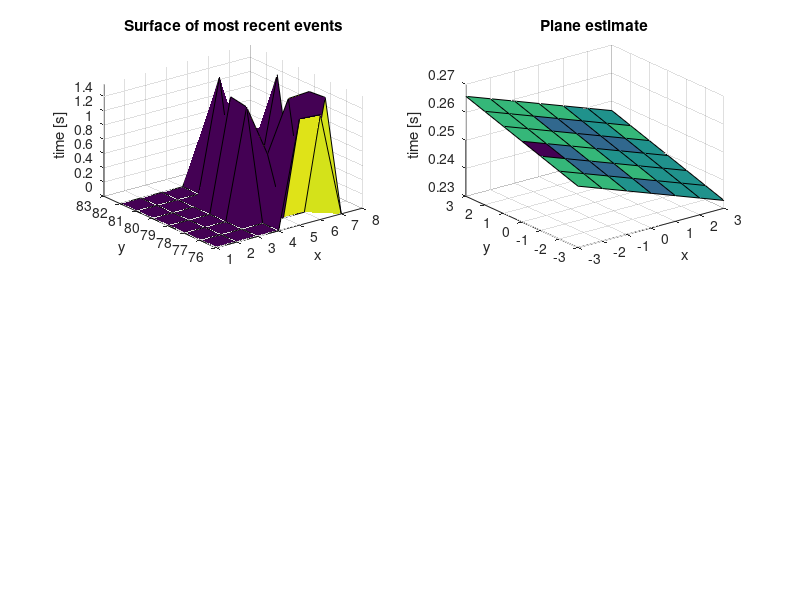

Reproduce this figure in MATLAB. (Note: this script raises an error after producing the figure.)
% This script visualizes the surface of active events used to compute 
% optical flow with Local Plane Fit methods. Get the data by enabling
% the "printNeighborhood"-function in the jAER filter and copy the output
% from the log-stream.
% Make sure the mapping between java- and matlab-arrays works properly.

clearvars;

% Copy this line from the jAER output log and insert it here:
T = [[0 75 0.00];[0 76 0.00];[0 77 0.00];[0 78 0.00];[0 79 0.00];[0 80 0.00];[0 81 0.00];[1 75 0.00];[1 76 0.00];[1 77 0.00];[1 78 0.00];[1 79 0.00];[1 80 0.00];[1 81 0.00];[2 75 0.00];[2 76 0.00];[2 77 0.00];[2 78 0.00];[2 79 0.00];[2 80 0.00];[2 81 0.00];[3 75 0.00];[3 76 0.00];[3 77 1.53];[3 78 1.57];[3 79 0.00];[3 80 0.00];[3 81 0.00];[4 75 1.49];[4 76 0.00];[4 77 0.79];[4 78 0.00];[4 79 0.00];[4 80 1.56];[4 81 0.70];[5 75 1.47];[5 76 0.00];[5 77 1.49];[5 78 0.00];[5 79 0.00];[5 80 0.00];[5 81 0.70];[6 75 0.00];[6 76 1.53];[6 77 1.51];[6 78 0.00];[6 79 1.54];[6 80 0.69];[6 81 0.00];]; pe = [-3193.66 2295.06 249253.24]; v = [-313.12 435.72]; vIMU = [-8.64 62.71];

searchDistance = 3; % Spatial window: pixel in each direction
maxDtThreshold = 0.1; % Temporal window in seconds
neighbSize = (2*searchDistance+1)*(2*searchDistance+1);
X = T(:,1)+1; % Add one to convert from java to matlab indices
Y = T(:,2)+1;
Z = T(:,3);
%[x,y] = meshgrid(min(X):min(X)+2*searchDistance,min(Y):min(Y)+2*searchDistance);
[x,y] = meshgrid(-searchDistance:searchDistance,-searchDistance:searchDistance);
y = -1*y;
t = zeros(size(x));

for i = 1:numel(Z)
    t(Y(i),X(i)) = Z(i);
end

% For the Savitzky-Golay variant, the plane estimate consists of three
% instead of four parameters:
if numel(pe) < 4
    z = (pe(1)*x + pe(2)*y + pe(3))*1e-6;
else
    z = -(pe(1)*x + pe(2)*y + pe(4))/pe(3);
end

% Plot surface of active events 
figure
subplot(2,2,1)
surf(t)
axis([min(X) min(X)+2*searchDistance+1 min(Y) min(Y)+2*searchDistance+1 0 inf])
xlabel('x')
ylabel('y')
zlabel('time [s]')
title('Surface of most recent events')

subplot(2,2,2)
surf(x,y,z,gradient(z))
xlabel('x')
ylabel('y')
zlabel('time [s]')
title('Plane estimate')

% Try a single fit (the base method in jAER uses iterative improvement)
ind = find(Z > max(Z) - maxDtThreshold);
sf = fit([X(ind),Y(ind)],Z(ind),'poly11');
subplot(2,2,3)
plot(sf,[X(ind),Y(ind)],Z(ind))
xlabel('x')
ylabel('y')
zlabel('time [s]')
title('Single Fit')

% Plot the estimated flow from jAER, the flow computed with the single
% plane fit above, and the ground truth.
vSF = [1/sf.p10,1/sf.p01];
vSF = [0,0]; % for debugging
subplot(2,2,4)
c = compass([v(1),vSF(1),vIMU(1)],[v(2),vSF(2),vIMU(2)]);
set(c, {'Color'}, num2cell(lines(3),2))
legend('est', 'sf', 'gt')
title('Flow')